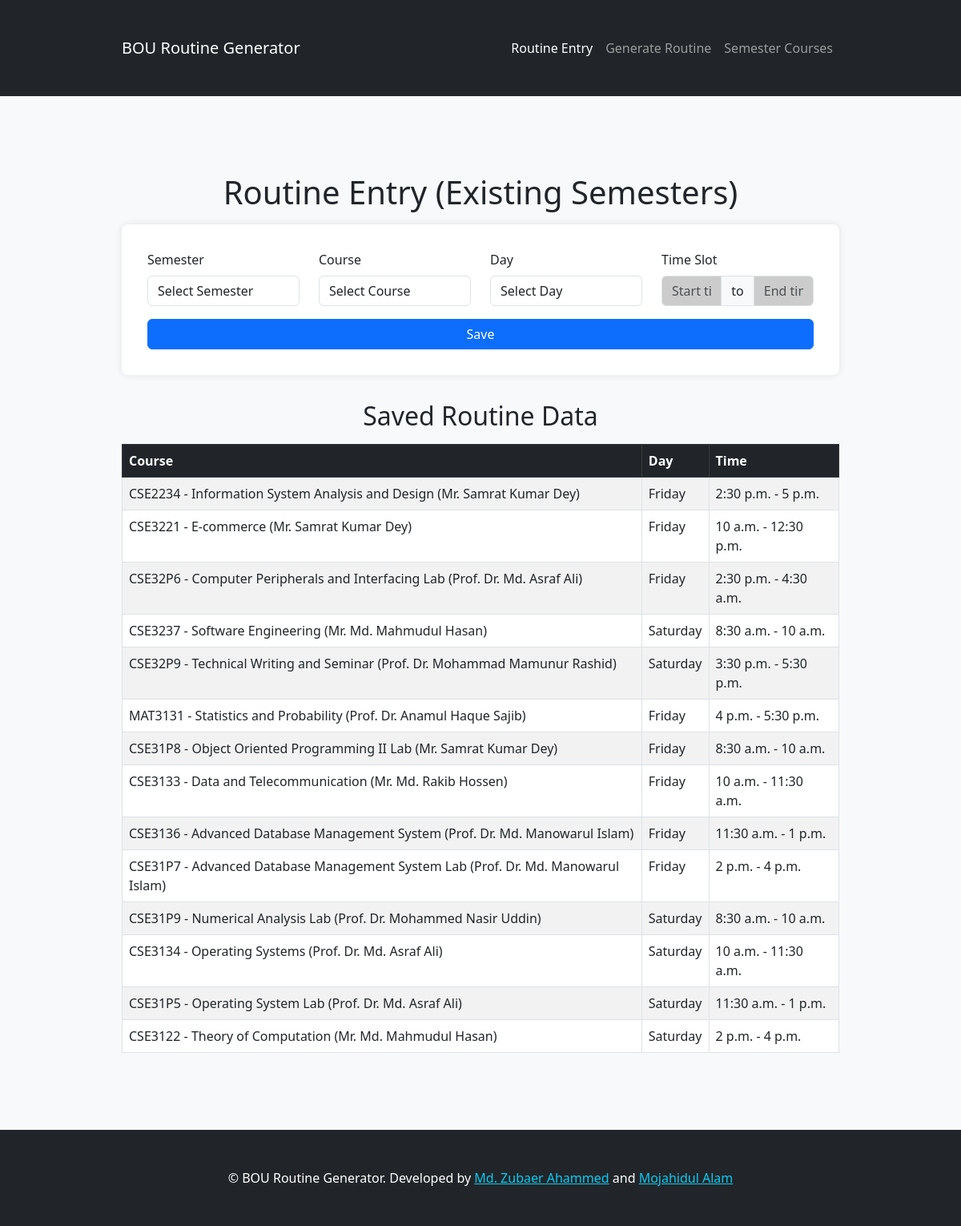
The page / on the database its author committed.
### bou_routines_app/models.py (models this page shows, shortened)
class CurrentRoutine(models.Model):
    id = models.AutoField(primary_key=True)
    semester = models.ForeignKey(Semester, on_delete=models.CASCADE)
    course = models.ForeignKey(Course, on_delete=models.CASCADE)
    start_time = models.TimeField(null=True, blank=True)
    end_time = models.TimeField(null=True, blank=True)
    day = models.CharField(max_length=10, choices=DAYS)
    @property
    def teacher(self):
        return self.course.teacher

class Course(models.Model):
    id = models.AutoField(primary_key=True)
    code = models.CharField(max_length=20)
    name = models.CharField(max_length=100, default="")
    teacher = models.ForeignKey(Teacher, on_delete=models.CASCADE)

class Teacher(models.Model):
    id = models.AutoField(primary_key=True)
    name = models.CharField(max_length=100)

### bou_routines_app/views.py (the view)
# urls.py: path('', views.routine_entry, name='routine-entry'),
def routine_entry(request):
    routines = CurrentRoutine.objects.select_related("course", "course__teacher", "semester")
    if request.method == "POST":
        form = RoutineForm(request.POST)
        if form.is_valid():
            cleaned_data = form.cleaned_data
            course = cleaned_data.get('course')
            semester = cleaned_data.get('semester')
            existing_routine = CurrentRoutine.objects.filter(course=course, semester=semester).first()
            if existing_routine:
                existing_routine.start_time = cleaned_data.get('start_time')
                existing_routine.end_time = cleaned_data.get('end_time')
                existing_routine.day = cleaned_data.get('day')
                existing_routine.save()
                messages.success(request, f'Updated routine for {course.code}')
            else:
                routine = form.save(commit=False)
                routine.save()
                messages.success(request, f'Created new routine for {course.code}')
            return redirect('routine-entry')
    else:
        form = RoutineForm()
    return render(request, 'bou_routines_app/routine_entry.html', {
        'form': form,
        'routines': routines
    })

### bou_routines_app/forms.py
class RoutineForm(forms.ModelForm):
    class Meta:
        model = CurrentRoutine
        fields = ['semester', 'course', 'start_time', 'end_time', 'day']

### templates/bou_routines_app/routine_entry.html (shortened to what this page needs)
<!DOCTYPE html>
<html lang="en">
<head>
    <link href="https://cdn.jsdelivr.net/npm/bootstrap@5.3.0/dist/css/bootstrap.min.css" rel="stylesheet">
    <link rel="stylesheet" href="https://cdn.jsdelivr.net/gh/dmuy/MDTimePicker@v1.0.2-rc2/mdtimepicker.min.css">
</head>
<body>
    <nav class="navbar navbar-expand-lg navbar-dark bg-dark">
        <div class="container">
            <a class="navbar-brand" href="#">BOU Routine Generator</a>
            <div class="collapse navbar-collapse" id="navbarNav">
                <ul class="navbar-nav ms-auto">
                    <li class="nav-item">
                        <a class="nav-link active" href="/">Routine Entry</a>
                    </li>
                    <li class="nav-item">
                        <a class="nav-link" href="/generate/">Generate Routine</a>
                    </li>
                    <li class="nav-item">
                        <a class="nav-link" href="/semester-courses/">Semester Courses</a>
                    </li>
                </ul>
            </div>
        </div>
    </nav>
    <div class="container">
        <h1 class="text-center">Routine Entry (Existing Semesters)</h1>
        <div class="form-section">
            <form method="post">
                <div class="row mb-3">
                    <div class="col">
                        <label class="form-label" for="id_semester">Semester</label>
                        <select name="semester" id="id_semester" class="form-control" required>
                            <option value="">Select Semester</option>
                        </select>
                    </div>
                    <div class="col">
                        <label class="form-label" for="id_course">Course</label>
                        <select name="course" id="id_course" class="form-control" required>
                            <option value="">Select Course</option>
                        </select>
                    </div>
                    <div class="col">
                        <label class="form-label" for="id_day">Day</label>
                        <select name="day" id="id_day" class="form-control" required>
                            <option value="">Select Day</option>
                        </select>
                    </div>
                    <div class="col">
                        <label class="form-label">Time Slot</label>
                        <div class="input-group">
                            <input type="text" name="start_time" class="form-control mdtimepicker" placeholder="Start time" required autocomplete="off">
                            <span class="input-group-text">to</span>
                            <input type="text" name="end_time" class="form-control mdtimepicker" placeholder="End time" required autocomplete="off">
                        </div>
                    </div>
                </div>
                <div class="d-grid gap-2">
                    <button type="submit" class="btn btn-primary">Save</button>
                </div>
            </form>
        </div>
        <h2 class="text-center">Saved Routine Data</h2>
        <table class="table table-bordered table-striped">
            <thead class="table-dark">
                <tr>
                    <th>Course</th>
                    <th>Day</th>
                    <th>Time</th>
                </tr>
            </thead>
            <tbody>
                {% for routine in routines %}
                <tr>
                    <td>{{ routine.course.code }} - {{ routine.course.name }} ({{ routine.teacher.name }})</td>
                    <td>{{ routine.day }}</td>
                    <td>{{ routine.start_time }} - {{ routine.end_time }}</td>
                </tr>
                {% empty %}
                <tr>
                    <td colspan="3" class="text-center">No routines found.</td>
                </tr>
                {% endfor %}
            </tbody>
        </table>
    </div>
    <footer class="bg-dark text-white text-center py-3 mt-5">
        <div class="container">
            <p class="mb-0">
                ©  BOU Routine Generator. Developed by
                <a href="https://github.com/zubaer-ahammed/" target="_blank" class="text-info">Md. Zubaer Ahammed</a> and
                <a href="https://github.com/Mojahidul21" target="_blank" class="text-info">Mojahidul Alam</a>
            </p>
        </div>
    </footer>
</body>
</html>

### templates/bou_routines_app/routine_entry.html (style rules this page uses)
body { background-color: #f8f9fa; }
h1, h2 { margin-top: 2rem; margin-bottom: 1rem; }
.container { max-width: 80%; margin: auto; padding: 2rem; }
.form-section { background-color: #ffffff; padding: 2rem; border-radius: 8px; box-shadow: 0 0 10px rgba(0, 0, 0, 0.1); }
.navbar { margin-bottom: 2rem; }
.form-control.mdtimepicker { background: #ccc; }

### rows shown on the page
CurrentRoutine: course.code "CSE2234", course.name "Information System Analysis and Design", teacher.name "Mr. Samrat Kumar Dey", day "Friday", start_time "2:30 p.m.", end_time "5 p.m."
CurrentRoutine: course.code "CSE3221", course.name "E-commerce", teacher.name "Mr. Samrat Kumar Dey", day "Friday", start_time "10 a.m.", end_time "12:30 p.m."
CurrentRoutine: course.code "CSE32P6", course.name "Computer Peripherals and Interfacing Lab", teacher.name "Prof. Dr. Md. Asraf Ali", day "Friday", start_time "2:30 p.m.", end_time "4:30 a.m."
CurrentRoutine: course.code "CSE3237", course.name "Software Engineering", teacher.name "Mr. Md. Mahmudul Hasan", day "Saturday", start_time "8:30 a.m.", end_time "10 a.m."
CurrentRoutine: course.code "CSE32P9", course.name "Technical Writing and Seminar", teacher.name "Prof. Dr. Mohammad Mamunur Rashid", day "Saturday", start_time "3:30 p.m.", end_time "5:30 p.m."
CurrentRoutine: course.code "MAT3131", course.name "Statistics and Probability", teacher.name "Prof. Dr. Anamul Haque Sajib", day "Friday", start_time "4 p.m.", end_time "5:30 p.m."
CurrentRoutine: course.code "CSE31P8", course.name "Object Oriented Programming II Lab", teacher.name "Mr. Samrat Kumar Dey", day "Friday", start_time "8:30 a.m.", end_time "10 a.m."
CurrentRoutine: course.code "CSE3133", course.name "Data and Telecommunication", teacher.name "Mr. Md. Rakib Hossen", day "Friday", start_time "10 a.m.", end_time "11:30 a.m."
CurrentRoutine: course.code "CSE3136", course.name "Advanced Database Management System", teacher.name "Prof. Dr. Md. Manowarul Islam", day "Friday", start_time "11:30 a.m.", end_time "1 p.m."
CurrentRoutine: course.code "CSE31P7", course.name "Advanced Database Management System Lab", teacher.name "Prof. Dr. Md. Manowarul Islam", day "Friday", start_time "2 p.m.", end_time "4 p.m."
CurrentRoutine: course.code "CSE31P9", course.name "Numerical Analysis Lab", teacher.name "Prof. Dr. Mohammed Nasir Uddin", day "Saturday", start_time "8:30 a.m.", end_time "10 a.m."
CurrentRoutine: course.code "CSE3134", course.name "Operating Systems", teacher.name "Prof. Dr. Md. Asraf Ali", day "Saturday", start_time "10 a.m.", end_time "11:30 a.m."
CurrentRoutine: course.code "CSE31P5", course.name "Operating System Lab", teacher.name "Prof. Dr. Md. Asraf Ali", day "Saturday", start_time "11:30 a.m.", end_time "1 p.m."
CurrentRoutine: course.code "CSE3122", course.name "Theory of Computation", teacher.name "Mr. Md. Mahmudul Hasan", day "Saturday", start_time "2 p.m.", end_time "4 p.m."
